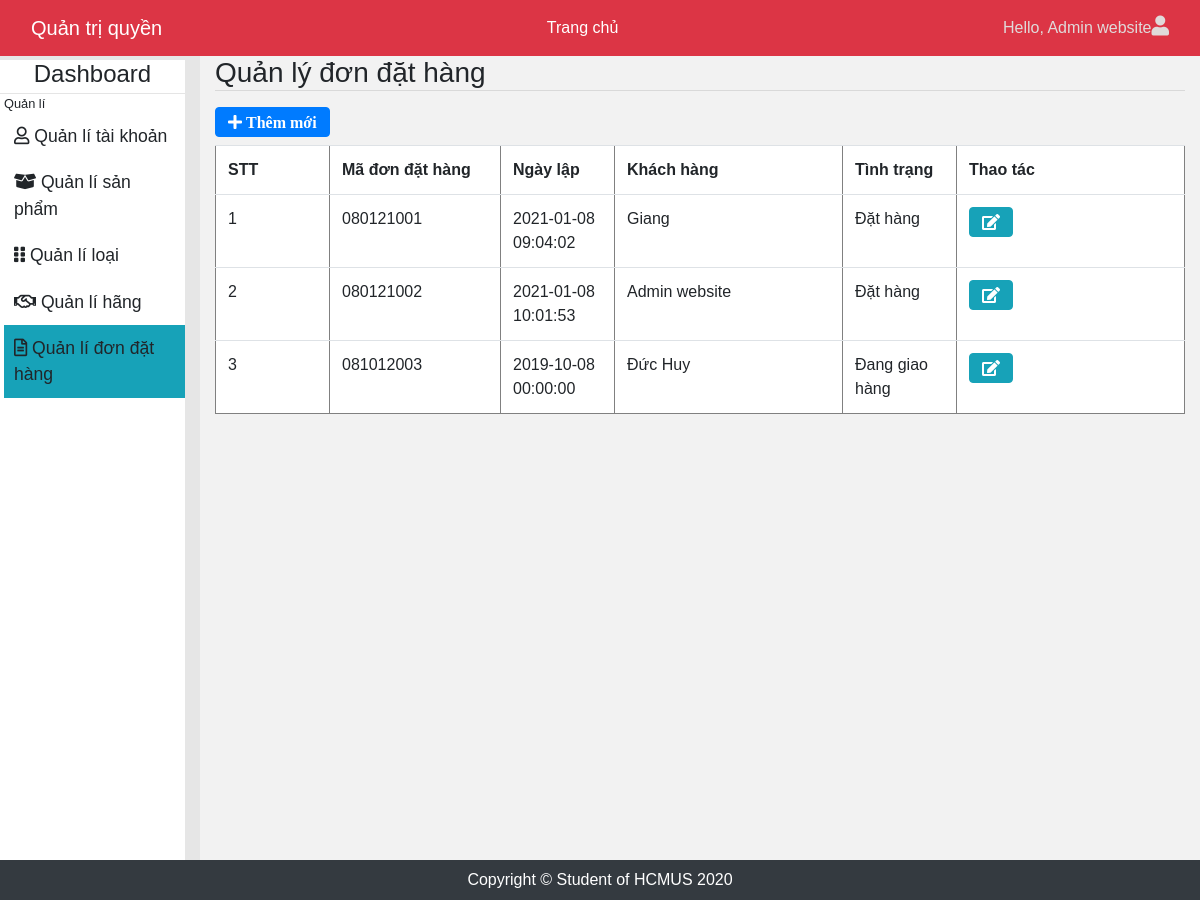
The app's page /admin/index.php?c=5 (signed in), older data.
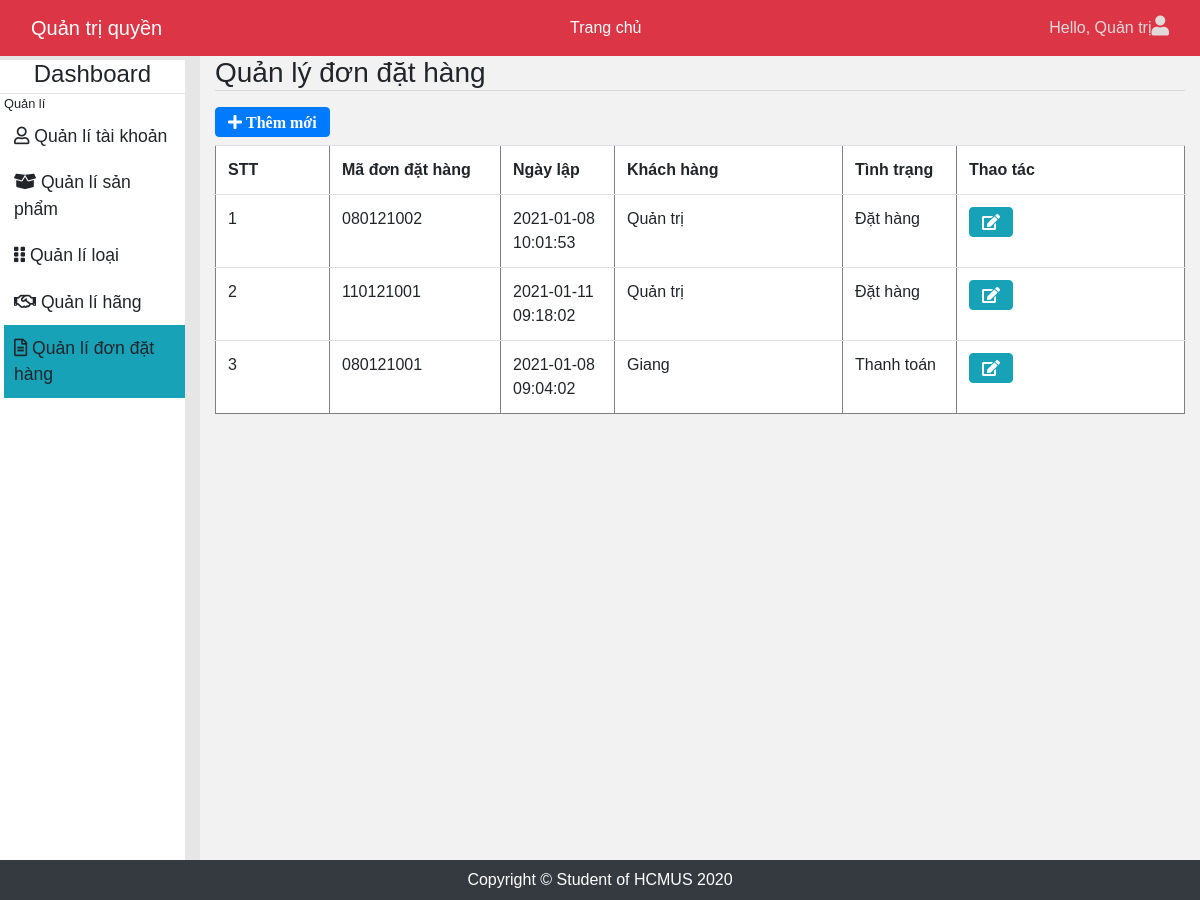
The same page, newer data.
### tables this page shows
CREATE TABLE IF NOT EXISTS `taikhoan` (
  `MaTaiKhoan` int(11) NOT NULL AUTO_INCREMENT,
  `TenDangNhap` varchar(20) DEFAULT NULL,
  `MatKhau` varchar(20) DEFAULT NULL,
  `TenHienThi` varchar(64) DEFAULT NULL,
  `DiaChi` varchar(256) DEFAULT NULL,
  `DienThoai` varchar(11) DEFAULT NULL,
  `Email` varchar(30) DEFAULT NULL,
  `BiXoa` tinyint(1) DEFAULT '0',
  `MaLoaiTaiKhoan` int(11) NOT NULL,
  `code` varchar(255) DEFAULT NULL,
  `changepass` int(11) DEFAULT NULL,
  PRIMARY KEY (`MaTaiKhoan`),
  KEY `fk_TaiKhoan_LoaiTaiKhoan_idx` (`MaLoaiTaiKhoan`)
);

CREATE TABLE IF NOT EXISTS `dondathang` (
  `MaDonDatHang` varchar(9) NOT NULL,
  `NgayLap` datetime DEFAULT NULL,
  `TongThanhTien` int(11) DEFAULT NULL,
  `MaTaiKhoan` int(11) NOT NULL,
  `MaTinhTrang` int(11) NOT NULL,
  PRIMARY KEY (`MaDonDatHang`),
  KEY `fk_DonDatHang_TaiKhoan1_idx` (`MaTaiKhoan`),
  KEY `fk_DonDatHang_TinhTrang1_idx` (`MaTinhTrang`)
);

CREATE TABLE IF NOT EXISTS `tinhtrang` (
  `MaTinhTrang` int(11) NOT NULL AUTO_INCREMENT,
  `TenTinhTrang` varchar(45) DEFAULT NULL,
  PRIMARY KEY (`MaTinhTrang`)
);

### lib/DataProvider.php (called while the page is built, shortened)
<?php
class DataProvider
{
    public static function ExecuteQuery($sql)
    {
        $connection=mysqli_connect('acctive','root','','Shopgiay_db') or
        die("couldn't connect to acctive");
        mysqli_query($connection,"set names 'utf8'");
        $result = mysqli_query($connection,$sql);
        return $result;
    }
}
?>

### admin/pages/qlDonDatHang/pDanhSach.php (the view, shortened to what this page needs)
<a href="index.php?c=4&a=3">
<i class="fa fa-plus mb-2 btn btn-primary"> Thêm mới</i>
</a>
<table class="table" cellspacing="0" border="1">
    <tr>
        <th width="100">STT</th>
        <th width="150">Mã đơn đặt hàng</th>
        <th width="100">Ngày lập</th>
        <th width="200">Khách hàng</th>
        <th width="100">Tình trạng</th>
        <th width="200">Thao tác</th>
    </tr>
    <?php
    $sql = "SELECT  d.MaDonDatHang, d.NgayLap, d.MaTinhTrang, t.TenHienThi, tt.TenTinhTrang FROM TaiKhoan t, DonDatHang d, TinhTrang tt
              WHERE d.MaTaiKhoan = t.MaTaiKhoan AND d.MaTinhTrang = tt.MaTinhTrang ORDER BY d.MaTinhTrang, d.NgayLap";
    $result = DataProvider::ExecuteQuery($sql);
    $i = 1;
    while ($row = mysqli_fetch_array($result)) {
        $c = "";
        switch ($row["MaTinhTrang"]) {
            case 2:
                $c = "classGiaoHang";
                break;
            case 3:
                $c = "classThanhToan";
                break;
        }
        ?>
            <tr class="<?php echo $c; ?>">
                <td><?php echo $i++; ?></td>
                <td><?php echo $row["MaDonDatHang"]; ?></td>
                <td><?php echo $row["NgayLap"]; ?></td>
                <td><?php echo $row["TenHienThi"]; ?></td>
                <td><?php echo $row["TenTinhTrang"]; ?></td>
                <td>
                    <a href="index.php?c=5&a=2&id=<?php echo $row["MaDonDatHang"] ?> ">
                    <i class="fa fa-edit btn btn-info"></i>
                    </a>
                </td>
            </tr>
        <?php
        }
        ?>
</table>

### admin/modules/mHeader.php (shortened to what this page needs)
<nav class="navbar navbar-expand-sm bg-danger navbar-dark fixed-top">
  <div class="container-fluid">
    <a class="navbar-brand mr-auto" href="index.php">Quản trị quyền</a>
    <div class="text-white">
      <a href="../index.php">Trang chủ</a>
    </div>
    <div class="navbar-nav ml-auto">
      <?php
      if (isset($_SESSION["MaTaiKhoan"])) {
      ?>
        <div class="username"><?php echo "Hello, " . $_SESSION["TenHienThi"];  ?></div>
        <div class="nav-icon">
          <div class="dropdown">
            <a href="" class="dropdown-toggle" data-toggle="dropdown">
              <i class="fa fa-user"></i>
            </a>
          </div>
        </div>
      <?php
      } else {
        DataProvider::ChangeURL("../index.php");
      }
      ?>
    </div>
  </div>
</nav>

Row changes from the older to the newer data that the page shows:
removed taikhoan: dondathang.MaDonDatHang "081012003", dondathang.NgayLap "2019-10-08 00:00:00", TenHienThi "Đức Huy", tinhtrang.TenTinhTrang "Đang giao hàng"
now on one of the page's lists (row edited): taikhoan: dondathang.MaDonDatHang "110121001", dondathang.NgayLap "2021-01-11 09:18:02", TenHienThi "Quản trị", tinhtrang.TenTinhTrang "Đặt hàng"
changed taikhoan "Đặt hàng": TenHienThi "Admin website" → "Quản trị"; moves up the list
computed for taikhoan "Giang": tinhtrang.TenTinhTrang "Đặt hàng" → "Thanh toán"
Text that changed along with them:
$_SESSION["TenHienThi"]: "Admin website" → "Quản trị"
